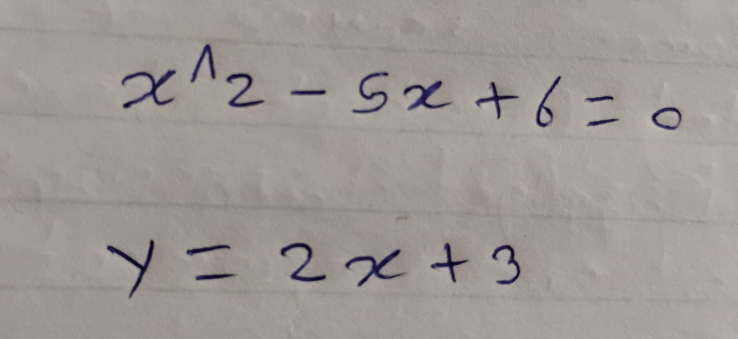
#> input picture sample_problems/photo1.jpeg, 1475 x 678 px (shown at 1/2 size)
$ python image_processor.py ../sample_problems/photo1.jpeg   (older library calls are emulated)
#> lines starting #> are read from the running program, lines starting #| are printed output that depends on the picture; after the words box and inside, x2 and y2 are one past the last pixel; in counts of white or black regions, pixels touching at a corner belong together
### src/config.py
"""Central configuration for MathVision AI.

All environment-dependent values (API keys, paths, thresholds, feature
flags) are defined here so the rest of the codebase never reads
``os.environ`` directly. Values are loaded from a ``.env`` file (via
python-dotenv) when present, falling back to sensible defaults so the
project still runs locally without any secrets configured.

Usage:
    from src.config import settings

    print(settings.PROJECT_ROOT)
    if settings.GEMINI_API_KEY:
        ...
"""

from __future__ import annotations

import logging
import os
from dataclasses import dataclass, field
from pathlib import Path
from typing import Final

try:
    from dotenv import load_dotenv

    load_dotenv()
except ImportError:  # pragma: no cover - dotenv is an optional convenience
    pass


PROJECT_ROOT: Final[Path] = Path(__file__).resolve().parent.parent


def _get_bool(name: str, default: bool) -> bool:
    """Parse a boolean-like environment variable.

    Args:
        name: Environment variable name.
        default: Value to use when the variable is unset.

    Returns:
        The parsed boolean value.
    """
    raw = os.getenv(name)
    if raw is None:
        return default
    return raw.strip().lower() in {"1", "true", "yes", "on"}


def _get_int(name: str, default: int) -> int:
    """Parse an integer environment variable, falling back on failure."""
    raw = os.getenv(name)
    if raw is None:
        return default
    try:
        return int(raw)
    except ValueError:
        logging.getLogger(__name__).warning(
            "Invalid integer for %s=%r, using default=%s", name, raw, default
        )
        return default


def _get_float(name: str, default: float) -> float:
    """Parse a float environment variable, falling back on failure."""
    raw = os.getenv(name)
    if raw is None:
        return default
    try:
        return float(raw)
    except ValueError:
        logging.getLogger(__name__).warning(
            "Invalid float for %s=%r, using default=%s", name, raw, default
        )
        return default


@dataclass(frozen=True)
class Settings:
    """Immutable application settings.

    Grouped by concern: paths, API keys, model config, OCR thresholds,
    solver behaviour, voice settings and logging.
    """

    # --- Paths -----------------------------------------------------
    project_root: Path = PROJECT_ROOT
    data_dir: Path = PROJECT_ROOT / "data"
    raw_data_dir: Path = PROJECT_ROOT / "data" / "raw"
    processed_data_dir: Path = PROJECT_ROOT / "data" / "processed"
    ncert_problems_dir: Path = PROJECT_ROOT / "data" / "ncert_problems"
    knowledge_base_dir: Path = PROJECT_ROOT / "data" / "knowledge_base"
    student_profile_dir: Path = field(
        default_factory=lambda: Path(os.getenv("STUDENT_PROFILE_DIR") or PROJECT_ROOT / "data" / "student_profiles")
    )
    models_dir: Path = PROJECT_ROOT / "models"
    trocr_finetuned_dir: Path = PROJECT_ROOT / "models" / "trocr_finetuned"
    symbol_classifier_dir: Path = PROJECT_ROOT / "models" / "symbol_classifier"
    chromadb_dir: Path = PROJECT_ROOT / "chromadb_store"
    sample_problems_dir: Path = PROJECT_ROOT / "sample_problems"
    logs_dir: Path = PROJECT_ROOT / "logs"

    # --- API keys (never hard-code secrets; read from environment) -
    gemini_api_key: str = field(default_factory=lambda: os.getenv("GEMINI_API_KEY", ""))
    gemini_model: str = field(default_factory=lambda: os.getenv("GEMINI_MODEL", "gemini-3.1-flash-lite"))
    wolframalpha_app_id: str = field(default_factory=lambda: os.getenv("WOLFRAMALPHA_APP_ID", ""))
    elevenlabs_api_key: str = field(default_factory=lambda: os.getenv("ELEVENLABS_API_KEY", ""))
    huggingface_token: str = field(default_factory=lambda: os.getenv("HUGGINGFACE_TOKEN", ""))

    # --- OCR model configuration -------------------------------------
    trocr_base_model: str = field(
        default_factory=lambda: os.getenv("TROCR_BASE_MODEL", "microsoft/trocr-large-handwritten")
    )
    pix2tex_model: str = field(
        default_factory=lambda: os.getenv("PIX2TEX_MODEL", "lukas-blecher/LaTeX-OCR")
    )
    # --- OCR speed knobs ------------------------------------------------
    ocr_kv_cache: bool = field(default_factory=lambda: _get_bool("OCR_KV_CACHE", True))
    ocr_quantize: bool = field(default_factory=lambda: _get_bool("OCR_QUANTIZE", False))
    ocr_threads: int = field(default_factory=lambda: _get_int("OCR_THREADS", 0))   # 0 = all cores
    preload_ocr: bool = field(default_factory=lambda: _get_bool("PRELOAD_OCR", False))

    ocr_confidence_threshold: float = field(
        default_factory=lambda: _get_float("OCR_CONFIDENCE_THRESHOLD", 0.60)
    )
    ocr_low_confidence_threshold: float = field(
        default_factory=lambda: _get_float("OCR_LOW_CONFIDENCE_THRESHOLD", 0.35)
    )

    # --- Image quality thresholds --------------------------------------
    blur_variance_threshold: float = field(
        default_factory=lambda: _get_float("BLUR_VARIANCE_THRESHOLD", 30.0)
    )
    min_brightness: float = field(default_factory=lambda: _get_float("MIN_BRIGHTNESS", 40.0))
    max_brightness: float = field(default_factory=lambda: _get_float("MAX_BRIGHTNESS", 235.0))
    target_image_size: int = field(default_factory=lambda: _get_int("TARGET_IMAGE_SIZE", 1024))

    # --- Solver behaviour ------------------------------------------------
    wolframalpha_monthly_quota: int = field(
        default_factory=lambda: _get_int("WOLFRAMALPHA_MONTHLY_QUOTA", 2000)
    )
    solver_timeout_seconds: int = field(default_factory=lambda: _get_int("SOLVER_TIMEOUT_SECONDS", 10))

    # --- Voice engine -----------------------------------------------------
    default_voice_language: str = field(
        default_factory=lambda: os.getenv("DEFAULT_VOICE_LANGUAGE", "hi-en")
    )
    default_voice_speed: float = field(default_factory=lambda: _get_float("DEFAULT_VOICE_SPEED", 1.0))

    # --- Retry / networking ----------------------------------------------
    api_max_retries: int = field(default_factory=lambda: _get_int("API_MAX_RETRIES", 3))
    api_backoff_seconds: float = field(default_factory=lambda: _get_float("API_BACKOFF_SECONDS", 1.5))

    # --- Feature flags -----------------------------------------------------
    enable_wolfram_fallback: bool = field(
        default_factory=lambda: _get_bool("ENABLE_WOLFRAM_FALLBACK", True)
    )
    enable_gemini_explanations: bool = field(
        default_factory=lambda: _get_bool("ENABLE_GEMINI_EXPLANATIONS", True)
    )

    # --- Logging ----------------------------------------------------------
    log_level: str = field(default_factory=lambda: os.getenv("LOG_LEVEL", "INFO"))
    log_format: str = (
        "%(asctime)s | %(levelname)-8s | %(name)s | %(message)s"
    )

    def ensure_directories(self) -> None:
        """Create all data/model/log directories if they do not exist."""
        for directory in (
            self.data_dir,
            self.raw_data_dir,
            self.processed_data_dir,
            self.ncert_problems_dir,
            self.knowledge_base_dir,
            self.models_dir,
            self.trocr_finetuned_dir,
            self.symbol_classifier_dir,
            self.chromadb_dir,
            self.sample_problems_dir,
            self.logs_dir,
        ):
            directory.mkdir(parents=True, exist_ok=True)


def configure_logging(settings_obj: "Settings") -> None:
    """Configure root logging once for the whole application.

    Args:
        settings_obj: The active :class:`Settings` instance.
    """
    settings_obj.ensure_directories()
    log_file = settings_obj.logs_dir / "mathvision.log"

    logging.basicConfig(
        level=getattr(logging, settings_obj.log_level.upper(), logging.INFO),
        format=settings_obj.log_format,
        handlers=[
            logging.StreamHandler(),
            logging.FileHandler(log_file, encoding="utf-8"),
        ],
    )


# Module-level singleton used throughout the codebase.
settings = Settings()
configure_logging(settings)

### src/image_processor.py
"""Image capture & preprocessing pipeline (Module 1).

Takes a raw photo of a handwritten math problem (from camera or file
upload) and produces a clean, cropped, high-contrast image that is
ready for the OCR engine, along with a quality report the frontend can
use to prompt the student to retake the photo.

Pipeline stages:
    1. Load + EXIF auto-rotation
    2. Quality checks (blur, brightness) -- fail fast with a friendly
       message before spending compute on a bad image
    3. Perspective correction (if the page was photographed at an angle)
    4. Grayscale + CLAHE contrast enhancement
    5. Otsu binarization
    6. Morphological noise removal
    7. Problem-region detection & crop (largest ink bounding box)

Example:
    >>> from src.image_processor import ImageProcessor
    >>> processor = ImageProcessor()
    >>> result = processor.process("sample_problems/quadratic.jpg")
    >>> result.quality.is_acceptable
    True
"""

from __future__ import annotations

import logging
from dataclasses import dataclass
from pathlib import Path
from typing import Optional, Union

import numpy as np

try:
    import cv2
except ImportError as exc:  # pragma: no cover
    raise ImportError(
        "opencv-python-headless is required for image_processor.py. "
        "Install with: pip install opencv-python-headless"
    ) from exc

try:
    from PIL import Image, ExifTags
except ImportError as exc:  # pragma: no cover
    raise ImportError("Pillow is required for image_processor.py. pip install Pillow") from exc

from src.config import settings

logger = logging.getLogger(__name__)

ImageInput = Union[str, Path, bytes, np.ndarray]


class ImageProcessingError(Exception):
    """Raised when an image cannot be loaded or processed at all."""


@dataclass
class QualityReport:
    """Result of the automated image-quality checks.

    Attributes:
        blur_variance: Laplacian variance; lower means blurrier.
        brightness: Mean pixel intensity (0-255).
        is_blurry: True if the image is too blurry to OCR reliably.
        is_too_dark: True if the mean brightness is below threshold.
        is_too_bright: True if the mean brightness is above threshold
            (e.g. overexposed/glare).
        is_acceptable: Overall pass/fail flag.
        message: Human-readable, student-facing message (Hinglish-friendly)
            describing the issue, or a success message.
    """

    blur_variance: float
    brightness: float
    is_blurry: bool
    is_too_dark: bool
    is_too_bright: bool

    @property
    def is_acceptable(self) -> bool:
        return not (self.is_blurry or self.is_too_dark or self.is_too_bright)

    @property
    def message(self) -> str:
        if self.is_blurry:
            return "The photo is blurry. Please retake it and hold the camera steady."
        if self.is_too_dark:
            return "The photo is too dark. Please retake it in better light."
        if self.is_too_bright:
            return "The photo is overexposed (glare). Please retake it with less glare."
        return "Image quality is good — processing your problem!"


@dataclass
class ProcessedImage:
    """Final output of the preprocessing pipeline.

    Attributes:
        original: The original loaded image (BGR, np.ndarray).
        cropped: The cropped, binarized problem-region image ready
            for OCR (single channel, np.ndarray).
        quality: The :class:`QualityReport` computed on the original image.
        bounding_box: (x, y, w, h) of the detected problem region in the
            original image's coordinate space, or ``None`` if detection
            failed and the full image was used instead.
    """

    original: np.ndarray
    cropped: np.ndarray
    quality: QualityReport
    bounding_box: Optional[tuple[int, int, int, int]]


class ImageProcessor:
    """Encapsulates the full Module 1 preprocessing pipeline."""

    def __init__(
        self,
        blur_threshold: Optional[float] = None,
        min_brightness: Optional[float] = None,
        max_brightness: Optional[float] = None,
        target_size: Optional[int] = None,
    ) -> None:
        """Initialize the processor with configurable thresholds.

        Args:
            blur_threshold: Laplacian-variance cutoff below which an
                image is flagged as blurry. Defaults to ``settings``.
            min_brightness: Minimum acceptable mean brightness.
            max_brightness: Maximum acceptable mean brightness.
            target_size: Longest-edge size (px) images are resized to
                before processing, for consistent downstream behaviour.
        """
        self.blur_threshold = blur_threshold or settings.blur_variance_threshold
        self.min_brightness = min_brightness or settings.min_brightness
        self.max_brightness = max_brightness or settings.max_brightness
        self.target_size = target_size or settings.target_image_size

    # ------------------------------------------------------------------
    # Loading
    # ------------------------------------------------------------------
    def _load_image(self, image: ImageInput) -> np.ndarray:
        """Load an image from a path, bytes, or ndarray into BGR uint8.

        Applies EXIF-based auto-rotation when loading from a path or
        raw bytes (common for phone-camera photos).

        Raises:
            ImageProcessingError: If the image cannot be decoded.
        """
#> called with image = '../sample_problems/photo1.jpeg'
        try:
            if isinstance(image, np.ndarray):
                return image.copy()

            if isinstance(image, (str, Path)):
                pil_image = Image.open(image)
#> pil_image is the input picture: PIL image 1475x678 RGB; mean R, G, B 159.7, 152.7, 147.7
            elif isinstance(image, bytes):
                import io

                pil_image = Image.open(io.BytesIO(image))
            else:
                raise ImageProcessingError(f"Unsupported image input type: {type(image)}")

            pil_image = self._apply_exif_rotation(pil_image)
            rgb = np.array(pil_image.convert("RGB"))
            return cv2.cvtColor(rgb, cv2.COLOR_RGB2BGR)
        except ImageProcessingError:
            raise
        except Exception as exc:  # noqa: BLE001 - surface as our own error type
            logger.exception("Failed to load image")
            raise ImageProcessingError(f"Could not load image: {exc}") from exc

    @staticmethod
    def _apply_exif_rotation(pil_image: "Image.Image") -> "Image.Image":
        """Rotate a PIL image according to its EXIF orientation tag."""
        try:
            exif = pil_image.getexif()
            orientation_key = next(
                (k for k, v in ExifTags.TAGS.items() if v == "Orientation"), None
            )
            if orientation_key is None or orientation_key not in exif:
                return pil_image

            orientation = exif[orientation_key]
            rotations = {3: 180, 6: 270, 8: 90}
            if orientation in rotations:
                return pil_image.rotate(rotations[orientation], expand=True)
        except Exception:  # noqa: BLE001 - EXIF issues should never crash the pipeline
            logger.debug("No usable EXIF orientation data found", exc_info=True)
        return pil_image

    def _resize_longest_edge(self, image: np.ndarray) -> np.ndarray:
        """Resize so the longest edge equals ``self.target_size`` (downscale only)."""
        h, w = image.shape[:2]
        longest = max(h, w)
        if longest <= self.target_size:
            return image
        scale = self.target_size / longest
        return cv2.resize(image, (int(w * scale), int(h * scale)), interpolation=cv2.INTER_AREA)
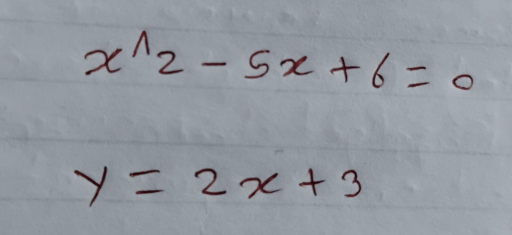
#> returned value: shape (470, 1024, 3) (shown at 1/2 size); mean of channels 0, 1, 2 147.7, 152.7, 159.7; drawn as R, G, B

    # ------------------------------------------------------------------
    # Quality checks
    # ------------------------------------------------------------------
    def check_quality(self, image: np.ndarray) -> QualityReport:
        """Run blur and brightness checks on a BGR image.

        Args:
            image: BGR image as a NumPy array.

        Returns:
            A populated :class:`QualityReport`.
        """
        gray = cv2.cvtColor(image, cv2.COLOR_BGR2GRAY)
        laplacian = cv2.Laplacian(gray, cv2.CV_64F)
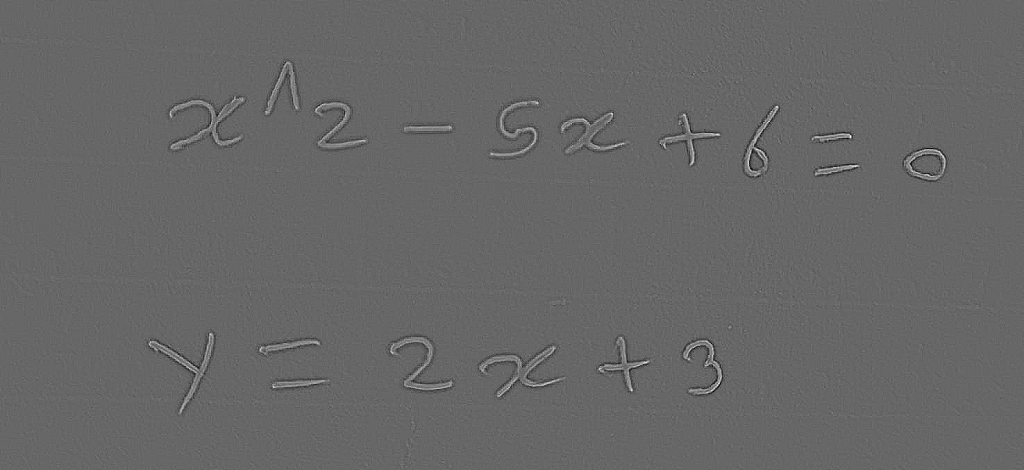
#> laplacian: shape (470, 1024) float64; min -68, max 100, mean 0; drawn with min black and max white
        whole_variance = float(laplacian.var())
#> whole_variance = 23.33
        # A sharp photo of a mostly-blank page has low whole-image variance
        # (flat paper dominates). Measure sharpness on the ink neighbourhood too.
        ink_variance = self._ink_region_variance(gray, laplacian)
        blur_variance = max(whole_variance, ink_variance)
        brightness = float(gray.mean())

        report = QualityReport(
            blur_variance=blur_variance,
            brightness=brightness,
            is_blurry=blur_variance < self.blur_threshold,
            is_too_dark=brightness < self.min_brightness,
            # Glare washes the ink out too; a clean digital/scanned page is bright
            # but its ink stays dark, so it must not be rejected.
            is_too_bright=brightness > self.max_brightness and float(np.percentile(gray, 1)) > 100,
        )
        logger.info(
            "Quality check: blur_var=%.2f brightness=%.2f acceptable=%s",
            blur_variance,
            brightness,
            report.is_acceptable,
        )
        return report

    @staticmethod
    def _ink_region_variance(gray: np.ndarray, laplacian: np.ndarray) -> float:
        """Laplacian variance restricted to the pixels around pen strokes.

        Args:
            gray: Grayscale image.
            laplacian: Precomputed Laplacian of ``gray`` (float64).

        Returns:
            Variance inside the dilated ink mask, or 0.0 when no ink is found.
        """
        mask = cv2.adaptiveThreshold(
            gray, 255, cv2.ADAPTIVE_THRESH_GAUSSIAN_C, cv2.THRESH_BINARY_INV, 31, 12
        )
#> mask: shape (470, 1024); 2.2% white; 39 white regions (20 under 20 px), largest, box (x1, y1, x2, y2) and area: (168, 97, 245, 151) 1055, (479, 346, 565, 398) 983, (560, 112, 629, 153) 848
#> (the rest of the program and of its run is left out)
